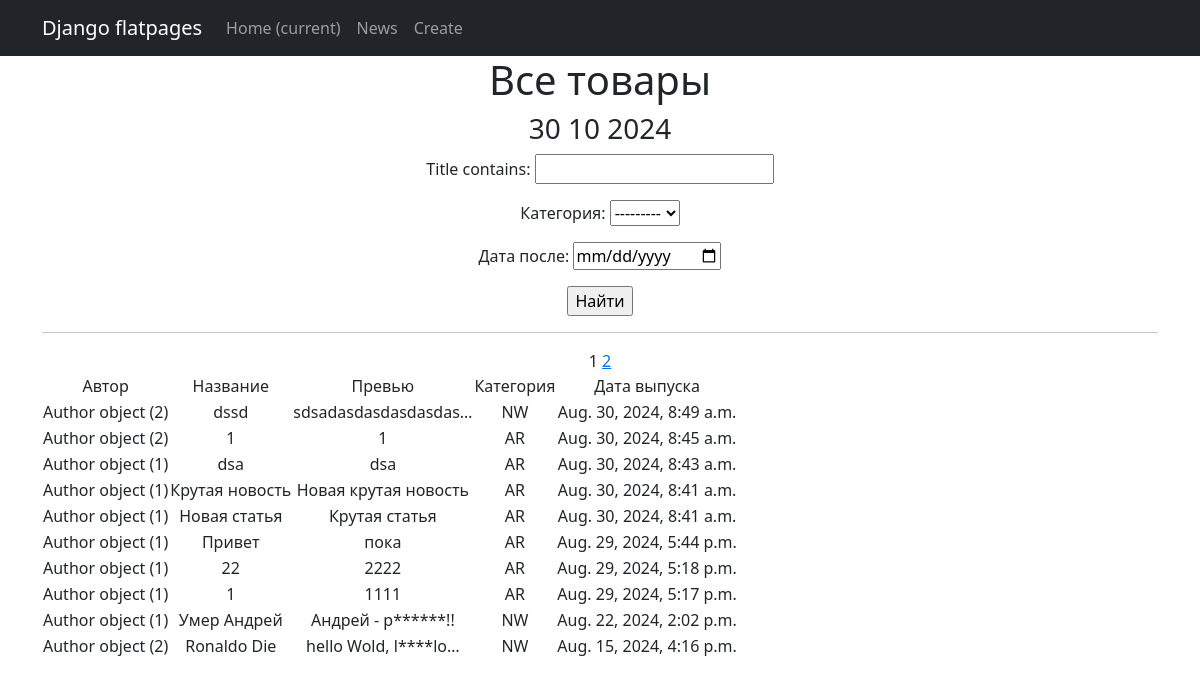
Before: /news/ with the older database file.
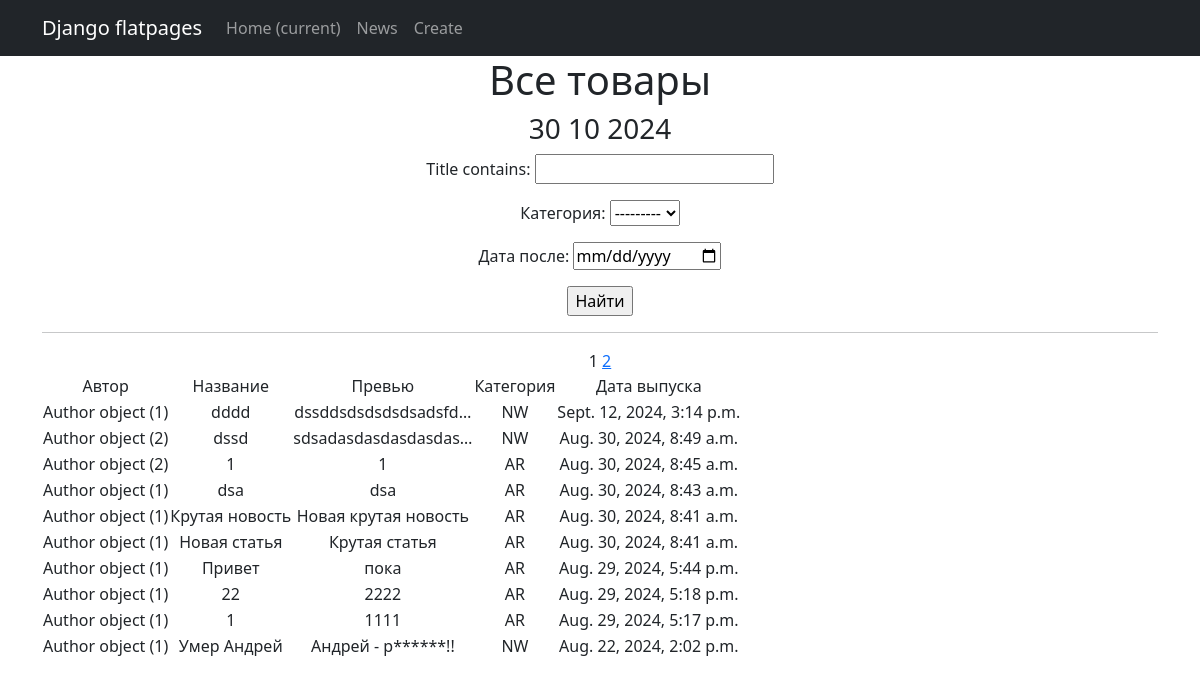
After: the same page with the newer database file.
### newapp/models.py (models this page shows, shortened)
class Post(models.Model):
    author = models.ForeignKey(Author, on_delete=models.CASCADE)
    NEWS = 'NW'
    ARTICLE = 'AR'
    CATEGORY_CHOICEC = (
        (NEWS, 'Новость'),
        (ARTICLE, 'Статья')
    )
    category_type = models.CharField(max_length=2, choices=CATEGORY_CHOICEC, default=ARTICLE)
    date_creation = models.DateTimeField(auto_now_add=True)
    post_category = models.ManyToManyField(Category, through ='PostCategory')
    title = models.CharField(max_length=128)
    text = models.TextField()
    post_rating = models.SmallIntegerField(default=0)

class Author(models.Model):
    author_user = models.OneToOneField(User, on_delete=models.CASCADE)
    author_rating = models.SmallIntegerField(default=0)

### newapp/views.py (the view)
# urls.py: path('', NewsList.as_view(), name='news_list'),
class NewsList(ListView):
    model = Post
    ordering = '-date_creation'
    template_name = 'news.html'
    context_object_name = 'news'
    paginate_by = 10
    def get_queryset(self):
        queryset = super().get_queryset()
        self.filterset = ProductFilter(self.request.GET, queryset)
        return self.filterset.qs
    def get_context_data(self, **kwargs):
        context = super().get_context_data(**kwargs)
        context['filterset'] = self.filterset
        return context

### newapp/models.py (called while the page is built)
    def __str__(self):
        return self.name

### newapp/templatetags/custom_filters.py (called while the page is built)
@register.filter
def censor(value):
    if not isinstance(value, str):
        raise ValueError("Фильтр censor применяется только к строкам.")
    for word in BAD_WORDS:
        pattern = re.compile(re.escape(word), re.IGNORECASE)
        value = pattern.sub(word[0] + '*' * (len(word) - 1), value)
    return value

### newapp/templatetags/custom_tags.py (called while the page is built)
@register.simple_tag()
def current_time(format_string='%b %d %Y'):
   return datetime.utcnow().strftime(format_string)

### templates/news.html (shortened to what this page needs)
{% extends 'flatpages/default.html' %}
{% load custom_filters %}
{% load custom_tags %}
{% block content %}
   <h1>Все товары</h1>
   <h3>{% current_time '%d %m %Y' %}</h3>
   <form action="" method="get">
    {{ filterset.form.as_p }}
    <input type="submit" value="Найти" />
</form>
   <hr>
   {% if news %}
       <table>
           <tr>
               <td>Автор</td>
               <td>Название</td>
               <td>Превью</td>
               <td>Категория</td>
               <td>Дата выпуска</td>
           </tr>
           {% for new in news %}
           <tr>
               <td>{{ new.author  }}</td>
               <td>{{ new.title |censor}}</td>
               <td>{{ new.text|truncatechars:20|censor }}</td>
               <td>{{ new.category_type }}</td>
               <td>{{ new.date_creation }}</td>
           </tr>
           {% endfor %}
   {% else %}
       <h2>Товаров нет!</h2>
   {% endif %}
   {% if page_obj.has_next %}
       <a href="?page={{ page_obj.next_page_number }}">{{ page_obj.next_page_number }}</a>
   {% endif %}
{% endblock content %}

Changed rows visible on the page:
no longer on this page (row unchanged): Post: author "Author object (2)", title|censor "Ronaldo Die", text|censor "hello Wold, l****lo…", category_type "NW", date_creation "Aug. 15, 2024, 4:16 p.m."
added Post: author "Author object (1)", title|censor "dddd", text|censor "dssddsdsdsdsdsadsfd…", category_type "NW", date_creation "Sept. 12, 2024, 3:14 p.m."
